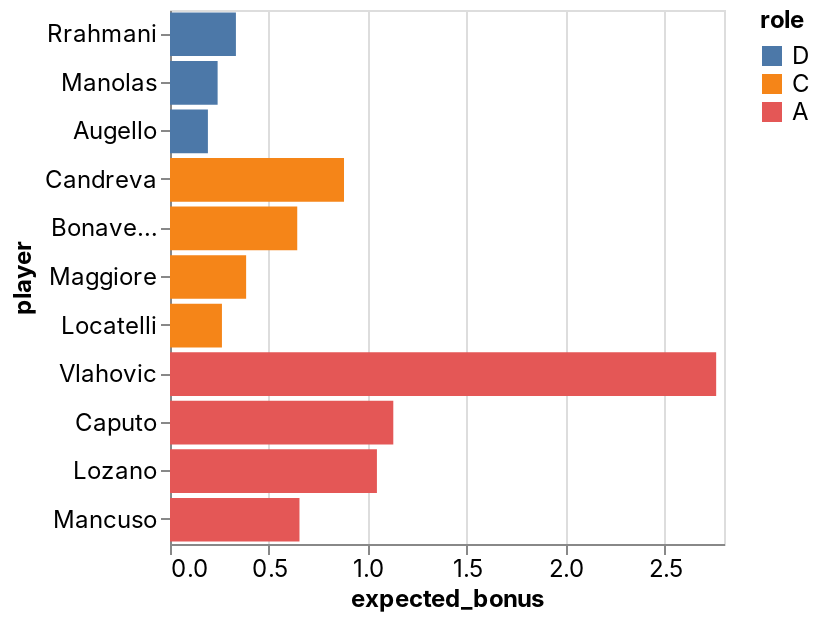

Notebook source saved alongside this figure:
### Code cell
_deepnote_run_altair(team, """{"$schema":"https://vega.github.io/schema/vega-lite/v4.json","mark":{"type":"bar","tooltip":{"content":"data"}},"height":220,"autosize":{"type":"fit"},"data":{"name":"placeholder"},"encoding":{"x":{"field":"expected_bonus","type":"quantitative","sort":null,"scale":{"type":"linear","zero":false}},"y":{"field":"player","type":"nominal","sort":null,"scale":{"type":"linear","zero":true}},"color":{"field":"role","type":"nominal","sort":null,"scale":{"type":"linear","zero":false}}}}""")

### Figure 1 — Vega-Lite specification as saved in the notebook (floating-point values rounded to 4 significant figures)
{"config": {"view": {"continuousWidth": 400, "continuousHeight": 300}, "area": {"fill": "#51C0E9"}, "axis": {"labelFont": "Inter, sans-serif", "labelFontSize": 12, "labelFontWeight": "normal", "labelLimit": 60, "labelOverlap": "greedy", "titleFont": "Inter, sans-serif", "titleFontSize": 12, "titleFontWeight": "bold"}, "background": "#ffffff", "legend": {"labelFont": "Inter, sans-serif", "labelFontSize": 12, "titleFont": "Inter, sans-serif", "titleFontSize": 12, "titleFontWeight": "bold"}, "line": {"stroke": "#51C0E9", "strokeWidth": 2}, "rect": {"fill": "#51C0E9"}, "title": {"anchor": "start", "color": "#000000", "font": "Inter, sans-serif", "fontSize": 22, "fontWeight": "normal"}}, "data": {"name": "data-a1f62d7aeea285ed71850933fd5ff717"}, "mark": {"type": "bar", "tooltip": {"content": "data"}}, "autosize": {"type": "fit"}, "encoding": {"color": {"type": "nominal", "field": "role", "scale": {"type": "linear", "zero": false}, "sort": null}, "x": {"type": "quantitative", "field": "expected_bonus", "scale": {"type": "linear", "zero": false}, "sort": null}, "y": {"type": "nominal", "field": "player", "scale": {"type": "linear", "zero": true}, "sort": null}}, "height": 300, "width": "container", "$schema": "https://vega.github.io/schema/vega-lite/v4.json", "datasets": {"data-a1f62d7aeea285ed71850933fd5ff717": [{"fanta_team": "AI sereje ja dejeDe jebe tu de jebere", "role": "D", "player": "Rrahmani", "home_team": "Napoli", "away_team": "Salernitana", "date": "2022-01-23T00:00:00", "expected_bonus": 0.3332}, {"fanta_team": "AI sereje ja dejeDe jebe tu de jebere", "role": "D", "player": "Manolas", "home_team": "Napoli", "away_team": "Salernitana", "date": "2022-01-23T00:00:00", "expected_bonus": 0.2407}, {"fanta_team": "AI sereje ja dejeDe jebe tu de jebere", "role": "D", "player": "Augello", "home_team": "Spezia", "away_team": "Sampdoria", "date": "2022-01-23T00:00:00", "expected_bonus": 0.1916}, {"fanta_team": "AI sereje ja dejeDe jebe tu de jebere", "role": "C", "player": "Candreva", "home_team": "Spezia", "away_team": "Sampdoria", "date": "2022-01-23T00:00:00", "expected_bonus": 0.8795}, {"fanta_team": "AI sereje ja dejeDe jebe tu de jebere", "role": "C", "player": "Bonaventura", "home_team": "Cagliari", "away_team": "Fiorentina", "date": "2022-01-23T00:00:00", "expected_bonus": 0.6431}, {"fanta_team": "AI sereje ja dejeDe jebe tu de jebere", "role": "C", "player": "Maggiore", "home_team": "Spezia", "away_team": "Sampdoria", "date": "2022-01-23T00:00:00", "expected_bonus": 0.3848}, {"fanta_team": "AI sereje ja dejeDe jebe tu de jebere", "role": "C", "player": "Locatelli", "home_team": "AC Milan", "away_team": "Juventus", "date": "2022-01-23T00:00:00", "expected_bonus": 0.2625}, {"fanta_team": "AI sereje ja dejeDe jebe tu de jebere", "role": "A", "player": "Vlahovic", "home_team": "Cagliari", "away_team": "Fiorentina", "date": "2022-01-23T00:00:00", "expected_bonus": 2.76}, {"fanta_team": "AI sereje ja dejeDe jebe tu de jebere", "role": "A", "player": "Caputo", "home_team": "Spezia", "away_team": "Sampdoria", "date": "2022-01-23T00:00:00", "expected_bonus": 1.129}, {"fanta_team": "AI sereje ja dejeDe jebe tu de jebere", "role": "A", "player": "Lozano", "home_team": "Napoli", "away_team": "Salernitana", "date": "2022-01-23T00:00:00", "expected_bonus": 1.046}, {"fanta_team": "AI sereje ja dejeDe jebe tu de jebere", "role": "A", "player": "Mancuso", "home_team": "Empoli", "away_team": "Roma", "date": "2022-01-23T00:00:00", "expected_bonus": 0.6544}]}}
